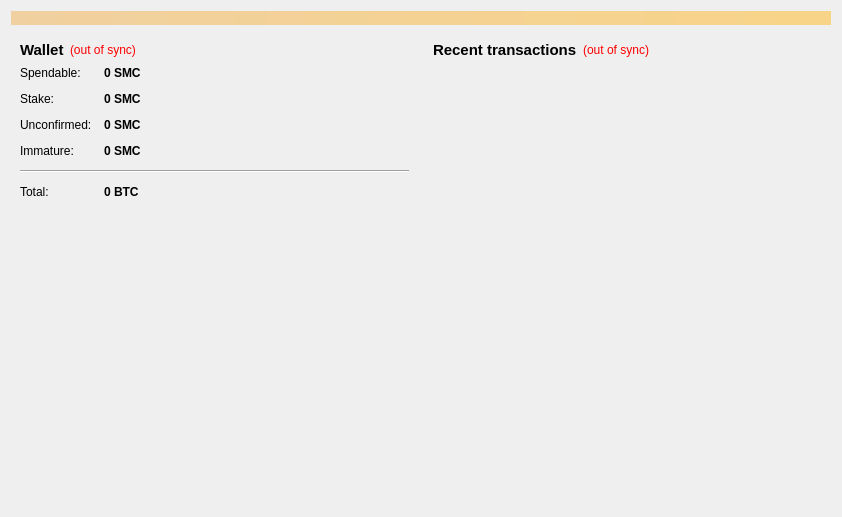
<?xml version="1.0" encoding="UTF-8"?>
<ui version="4.0">
 <class>OverviewPage</class>
 <widget class="QWidget" name="OverviewPage">
  <property name="geometry">
   <rect>
    <x>0</x>
    <y>0</y>
    <width>842</width>
    <height>517</height>
   </rect>
  </property>
  <property name="windowTitle">
   <string>Form</string>
  </property>
  <layout class="QVBoxLayout" name="topLayout">
   <item>
    <widget class="QLabel" name="labelAlerts">
     <property name="visible">
      <bool>false</bool>
     </property>
     <property name="styleSheet">
      <string notr="true">background-color: qlineargradient(x1: 0, y1: 0, x2: 1, y2: 0, stop:0 #F0D0A0, stop:1 #F8D488);  color:#000000
</string>
     </property>
     <property name="wordWrap">
      <bool>true</bool>
     </property>
     <property name="margin">
      <number>3</number>
     </property>
    </widget>
   </item>
   <item>
    <layout class="QHBoxLayout" name="horizontalLayout" stretch="1,1">
     <item>
      <layout class="QVBoxLayout" name="verticalLayout_2">
       <item>
        <widget class="QWidget" name="widget" native="true">
         <layout class="QVBoxLayout" name="verticalLayout_4">
          <item>
           <layout class="QHBoxLayout" name="horizontalLayout_4">
            <item>
             <widget class="QLabel" name="label_5">
              <property name="font">
               <font>
                <pointsize>11</pointsize>
                <weight>75</weight>
                <bold>true</bold>
               </font>
              </property>
              <property name="text">
               <string>Wallet</string>
              </property>
             </widget>
            </item>
            <item>
             <widget class="QLabel" name="labelWalletStatus">
              <property name="toolTip">
               <string>The displayed information may be out of date. Your wallet automatically synchronizes with the SMC network after a connection is established, but this process has not completed yet.</string>
              </property>
              <property name="styleSheet">
               <string notr="true">QLabel { color: red; }</string>
              </property>
              <property name="text">
               <string notr="true">(out of sync)</string>
              </property>
              <property name="alignment">
               <set>Qt::AlignLeading|Qt::AlignLeft|Qt::AlignVCenter</set>
              </property>
             </widget>
            </item>
            <item>
             <spacer name="horizontalSpacer_2">
              <property name="orientation">
               <enum>Qt::Horizontal</enum>
              </property>
              <property name="sizeHint" stdset="0">
               <size>
                <width>40</width>
                <height>20</height>
               </size>
              </property>
             </spacer>
            </item>
           </layout>
          </item>
          <item>
           <layout class="QFormLayout" name="formLayout_2">
            <property name="fieldGrowthPolicy">
             <enum>QFormLayout::AllNonFixedFieldsGrow</enum>
            </property>
            <property name="horizontalSpacing">
             <number>12</number>
            </property>
            <property name="verticalSpacing">
             <number>12</number>
            </property>
            <item row="0" column="0">
             <widget class="QLabel" name="label">
              <property name="text">
               <string>Spendable:</string>
              </property>
             </widget>
            </item>
            <item row="0" column="1">
             <widget class="QLabel" name="labelBalance">
              <property name="font">
               <font>
                <weight>75</weight>
                <bold>true</bold>
               </font>
              </property>
              <property name="cursor">
               <cursorShape>IBeamCursor</cursorShape>
              </property>
              <property name="toolTip">
               <string>Your current spendable balance</string>
              </property>
              <property name="text">
               <string notr="true">0 SMC</string>
              </property>
              <property name="alignment">
               <set>Qt::AlignLeading|Qt::AlignLeft|Qt::AlignVCenter</set>
              </property>
              <property name="textInteractionFlags">
               <set>Qt::LinksAccessibleByMouse|Qt::TextSelectableByKeyboard|Qt::TextSelectableByMouse</set>
              </property>
             </widget>
            </item>
            <item row="1" column="0">
             <widget class="QLabel" name="label_6">
              <property name="text">
               <string>Stake:</string>
              </property>
             </widget>
            </item>
            <item row="1" column="1">
             <widget class="QLabel" name="labelStake">
              <property name="font">
               <font>
                <weight>75</weight>
                <bold>true</bold>
               </font>
              </property>
              <property name="cursor">
               <cursorShape>IBeamCursor</cursorShape>
              </property>
              <property name="toolTip">
               <string>Total of coins that was staked, and do not yet count toward the current balance</string>
              </property>
              <property name="text">
               <string notr="true">0 SMC</string>
              </property>
              <property name="alignment">
               <set>Qt::AlignLeading|Qt::AlignLeft|Qt::AlignVCenter</set>
              </property>
              <property name="textInteractionFlags">
               <set>Qt::LinksAccessibleByMouse|Qt::TextSelectableByKeyboard|Qt::TextSelectableByMouse</set>
              </property>
             </widget>
            </item>
            <item row="2" column="0">
             <widget class="QLabel" name="label_3">
              <property name="text">
               <string>Unconfirmed:</string>
              </property>
             </widget>
            </item>
            <item row="2" column="1">
             <widget class="QLabel" name="labelUnconfirmed">
              <property name="font">
               <font>
                <weight>75</weight>
                <bold>true</bold>
               </font>
              </property>
              <property name="cursor">
               <cursorShape>IBeamCursor</cursorShape>
              </property>
              <property name="toolTip">
               <string>Total of transactions that have yet to be confirmed, and do not yet count toward the current balance</string>
              </property>
              <property name="text">
               <string notr="true">0 SMC</string>
              </property>
              <property name="alignment">
               <set>Qt::AlignLeading|Qt::AlignLeft|Qt::AlignVCenter</set>
              </property>
              <property name="textInteractionFlags">
               <set>Qt::LinksAccessibleByMouse|Qt::TextSelectableByKeyboard|Qt::TextSelectableByMouse</set>
              </property>
             </widget>
            </item>
            <item row="3" column="0">
             <widget class="QLabel" name="labelImmatureText">
              <property name="text">
               <string>Immature:</string>
              </property>
             </widget>
            </item>
            <item row="3" column="1">
             <widget class="QLabel" name="labelImmature">
              <property name="font">
               <font>
                <weight>75</weight>
                <bold>true</bold>
               </font>
              </property>
              <property name="toolTip">
               <string>Mined balance that has not yet matured</string>
              </property>
              <property name="text">
               <string notr="true">0 SMC</string>
              </property>
              <property name="alignment">
               <set>Qt::AlignLeading|Qt::AlignLeft|Qt::AlignVCenter</set>
              </property>
              <property name="textInteractionFlags">
               <set>Qt::LinksAccessibleByMouse|Qt::TextSelectableByKeyboard|Qt::TextSelectableByMouse</set>
              </property>
             </widget>
            </item>
            <item row="4" column="0" colspan="2">
             <widget class="Line" name="line">
              <property name="maximumSize">
               <size>
                <width>16777215</width>
                <height>16777215</height>
               </size>
              </property>
              <property name="orientation">
               <enum>Qt::Horizontal</enum>
              </property>
             </widget>
            </item>
            <item row="5" column="0">
             <widget class="QLabel" name="labelTotalText">
              <property name="text">
               <string>Total:</string>
              </property>
             </widget>
            </item>
            <item row="5" column="1">
             <widget class="QLabel" name="labelTotal">
              <property name="font">
               <font>
                <weight>75</weight>
                <bold>true</bold>
               </font>
              </property>
              <property name="cursor">
               <cursorShape>IBeamCursor</cursorShape>
              </property>
              <property name="toolTip">
               <string>Your current total balance</string>
              </property>
              <property name="text">
               <string notr="true">0 BTC</string>
              </property>
              <property name="alignment">
               <set>Qt::AlignLeading|Qt::AlignLeft|Qt::AlignVCenter</set>
              </property>
              <property name="textInteractionFlags">
               <set>Qt::LinksAccessibleByMouse|Qt::TextSelectableByKeyboard|Qt::TextSelectableByMouse</set>
              </property>
             </widget>
            </item>
           </layout>
          </item>
         </layout>
        </widget>
       </item>
       <item>
        <spacer name="verticalSpacer_2">
         <property name="orientation">
          <enum>Qt::Vertical</enum>
         </property>
         <property name="sizeHint" stdset="0">
          <size>
           <width>20</width>
           <height>40</height>
          </size>
         </property>
        </spacer>
       </item>
       <item>
        <widget class="QLabel" name="label_overview_pic">
         <property name="sizePolicy">
          <sizepolicy hsizetype="Preferred" vsizetype="Preferred">
           <horstretch>0</horstretch>
           <verstretch>0</verstretch>
          </sizepolicy>
         </property>
         <property name="minimumSize">
          <size>
           <width>0</width>
           <height>0</height>
          </size>
         </property>
         <property name="maximumSize">
          <size>
           <width>500</width>
           <height>500</height>
          </size>
         </property>
         <property name="text">
          <string/>
         </property>
         <property name="pixmap">
          <pixmap resource="../bitcoin.qrc">:/images/wallet_bg</pixmap>
         </property>
         <property name="alignment">
          <set>Qt::AlignCenter</set>
         </property>
         <property name="margin">
          <number>20</number>
         </property>
        </widget>
       </item>
       <item>
        <spacer name="verticalSpacer">
         <property name="orientation">
          <enum>Qt::Vertical</enum>
         </property>
         <property name="sizeHint" stdset="0">
          <size>
           <width>20</width>
           <height>40</height>
          </size>
         </property>
        </spacer>
       </item>
      </layout>
     </item>
     <item>
      <layout class="QVBoxLayout" name="verticalLayout_3">
       <item>
        <widget class="QWidget" name="widget_2" native="true">
         <layout class="QVBoxLayout" name="verticalLayout">
          <item>
           <layout class="QHBoxLayout" name="horizontalLayout_2">
            <item>
             <widget class="QLabel" name="label_4">
              <property name="font">
               <font>
                <pointsize>11</pointsize>
                <weight>75</weight>
                <bold>true</bold>
               </font>
              </property>
              <property name="text">
               <string>&lt;b&gt;Recent transactions&lt;/b&gt;</string>
              </property>
             </widget>
            </item>
            <item>
             <widget class="QLabel" name="labelTransactionsStatus">
              <property name="toolTip">
               <string>The displayed information may be out of date. Your wallet automatically synchronizes with the SMC network after a connection is established, but this process has not completed yet.</string>
              </property>
              <property name="styleSheet">
               <string notr="true">QLabel { color: red; }</string>
              </property>
              <property name="text">
               <string notr="true">(out of sync)</string>
              </property>
              <property name="alignment">
               <set>Qt::AlignRight|Qt::AlignTrailing|Qt::AlignVCenter</set>
              </property>
             </widget>
            </item>
            <item>
             <spacer name="horizontalSpacer">
              <property name="orientation">
               <enum>Qt::Horizontal</enum>
              </property>
              <property name="sizeHint" stdset="0">
               <size>
                <width>40</width>
                <height>20</height>
               </size>
              </property>
             </spacer>
            </item>
           </layout>
          </item>
          <item>
           <widget class="QListView" name="listTransactions">
            <property name="styleSheet">
             <string notr="true">QListView { background: transparent; }</string>
            </property>
            <property name="frameShape">
             <enum>QFrame::NoFrame</enum>
            </property>
            <property name="verticalScrollBarPolicy">
             <enum>Qt::ScrollBarAlwaysOff</enum>
            </property>
            <property name="horizontalScrollBarPolicy">
             <enum>Qt::ScrollBarAlwaysOff</enum>
            </property>
            <property name="selectionMode">
             <enum>QAbstractItemView::NoSelection</enum>
            </property>
           </widget>
          </item>
         </layout>
        </widget>
       </item>
      </layout>
     </item>
    </layout>
   </item>
  </layout>
 </widget>
 <resources>
  <include location="../bitcoin.qrc"/>
 </resources>
 <connections/>
</ui>
